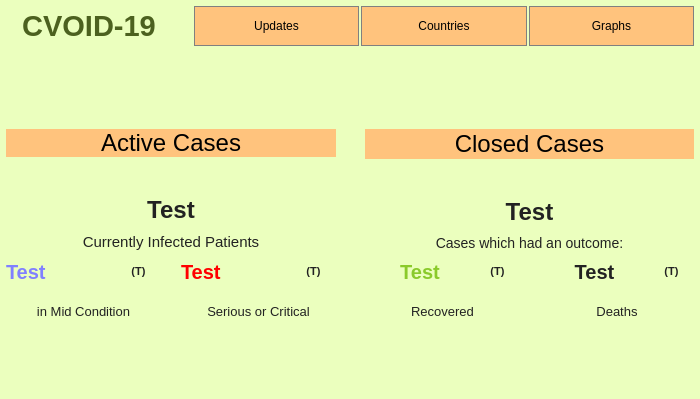
<?xml version="1.0" encoding="UTF-8"?>
<ui version="4.0">
 <class>Update</class>
 <widget class="QMainWindow" name="Update">
  <property name="geometry">
   <rect>
    <x>0</x>
    <y>0</y>
    <width>700</width>
    <height>399</height>
   </rect>
  </property>
  <property name="minimumSize">
   <size>
    <width>700</width>
    <height>399</height>
   </size>
  </property>
  <property name="maximumSize">
   <size>
    <width>700</width>
    <height>399</height>
   </size>
  </property>
  <property name="windowTitle">
   <string>MainWindow</string>
  </property>
  <property name="styleSheet">
   <string notr="true">background-color: rgb(235, 255, 190)</string>
  </property>
  <widget class="QWidget" name="centralwidget">
   <layout class="QVBoxLayout" name="verticalLayout_17">
    <property name="spacing">
     <number>9</number>
    </property>
    <property name="leftMargin">
     <number>6</number>
    </property>
    <property name="topMargin">
     <number>6</number>
    </property>
    <property name="rightMargin">
     <number>6</number>
    </property>
    <property name="bottomMargin">
     <number>6</number>
    </property>
    <item>
     <layout class="QHBoxLayout" name="horizontalLayout">
      <property name="spacing">
       <number>2</number>
      </property>
      <item>
       <widget class="QLabel" name="label">
        <property name="minimumSize">
         <size>
          <width>150</width>
          <height>40</height>
         </size>
        </property>
        <property name="maximumSize">
         <size>
          <width>16777215</width>
          <height>16777215</height>
         </size>
        </property>
        <property name="text">
         <string>&lt;html&gt;&lt;head/&gt;&lt;body&gt;&lt;p align=&quot;center&quot;&gt;&lt;span style=&quot; font-size:22pt; font-weight:600; color:#4c611f;&quot;&gt;CVOID-19&lt;/span&gt;&lt;/p&gt;&lt;/body&gt;&lt;/html&gt;</string>
        </property>
       </widget>
      </item>
      <item>
       <spacer name="horizontalSpacer">
        <property name="orientation">
         <enum>Qt::Horizontal</enum>
        </property>
        <property name="sizeType">
         <enum>QSizePolicy::Fixed</enum>
        </property>
        <property name="sizeHint" stdset="0">
         <size>
          <width>20</width>
          <height>20</height>
         </size>
        </property>
       </spacer>
      </item>
      <item>
       <widget class="QPushButton" name="pushButton_3">
        <property name="minimumSize">
         <size>
          <width>110</width>
          <height>40</height>
         </size>
        </property>
        <property name="styleSheet">
         <string notr="true">QPushButton {
  background-color:rgb(255, 195, 125);
  color: black;
  border: 1px solid gray;
}

QPushButton:pressed {
    background-color: qlineargradient(x1: 0, y1: 0, x2: 0, y2: 1,
                                      stop: 0 rgb(188, 143, 92), stop: 1 #ffc37d );
}
QPushButton:hover:!pressed {
    background-color: qlineargradient(x1: 0, y1: 0, x2: 0, y2: 1,
                                      stop: 0 rgb(227, 173, 111), stop: 1 #ffc37d);
}</string>
        </property>
        <property name="text">
         <string>Updates</string>
        </property>
       </widget>
      </item>
      <item>
       <widget class="QPushButton" name="pushButton_9">
        <property name="minimumSize">
         <size>
          <width>110</width>
          <height>40</height>
         </size>
        </property>
        <property name="styleSheet">
         <string notr="true">QPushButton {
  background-color:rgb(255, 195, 125);
  color: black;
  border: 1px solid gray;
}

QPushButton:pressed {
    background-color: qlineargradient(x1: 0, y1: 0, x2: 0, y2: 1,
                                      stop: 0 rgb(188, 143, 92), stop: 1 #ffc37d );
}
QPushButton:hover:!pressed {
    background-color: qlineargradient(x1: 0, y1: 0, x2: 0, y2: 1,
                                      stop: 0 rgb(227, 173, 111), stop: 1 #ffc37d);
}</string>
        </property>
        <property name="text">
         <string>Countries</string>
        </property>
       </widget>
      </item>
      <item>
       <widget class="QPushButton" name="pushButton_2">
        <property name="minimumSize">
         <size>
          <width>110</width>
          <height>40</height>
         </size>
        </property>
        <property name="styleSheet">
         <string notr="true">QPushButton {
  background-color:rgb(255, 195, 125);
  color: black;
  border: 1px solid gray;
}

QPushButton:pressed {
    background-color: qlineargradient(x1: 0, y1: 0, x2: 0, y2: 1,
                                      stop: 0 rgb(188, 143, 92), stop: 1 #ffc37d );
}
QPushButton:hover:!pressed {
    background-color: qlineargradient(x1: 0, y1: 0, x2: 0, y2: 1,
                                      stop: 0 rgb(227, 173, 111), stop: 1 #ffc37d);
}</string>
        </property>
        <property name="text">
         <string>Graphs</string>
        </property>
       </widget>
      </item>
     </layout>
    </item>
    <item>
     <layout class="QVBoxLayout" name="verticalLayout_16">
      <item>
       <spacer name="verticalSpacer_4">
        <property name="orientation">
         <enum>Qt::Vertical</enum>
        </property>
        <property name="sizeHint" stdset="0">
         <size>
          <width>20</width>
          <height>40</height>
         </size>
        </property>
       </spacer>
      </item>
      <item>
       <layout class="QHBoxLayout" name="horizontalLayout_11">
        <item>
         <layout class="QVBoxLayout" name="verticalLayout_5">
          <item>
           <widget class="QLabel" name="label_10">
            <property name="styleSheet">
             <string notr="true">font-size:30px;
text-transform: uppercase;
font-weight: 100;
  background-color:rgb(255, 195, 125);</string>
            </property>
            <property name="text">
             <string>&lt;html&gt;&lt;head/&gt;&lt;body&gt;&lt;p align=&quot;center&quot;&gt;&lt;span style=&quot; font-size:18pt;&quot;&gt;Active Cases&lt;/span&gt;&lt;/p&gt;&lt;/body&gt;&lt;/html&gt;</string>
            </property>
           </widget>
          </item>
          <item>
           <spacer name="verticalSpacer">
            <property name="orientation">
             <enum>Qt::Vertical</enum>
            </property>
            <property name="sizeType">
             <enum>QSizePolicy::Fixed</enum>
            </property>
            <property name="sizeHint" stdset="0">
             <size>
              <width>20</width>
              <height>30</height>
             </size>
            </property>
           </spacer>
          </item>
          <item>
           <layout class="QVBoxLayout" name="verticalLayout_4">
            <item>
             <layout class="QVBoxLayout" name="verticalLayout_3">
              <item>
               <widget class="QLabel" name="label_8">
                <property name="styleSheet">
                 <string notr="true">font-size: 24px;
font-weight: bold;
color: #222;
qproperty-alignment: AlignCenter;</string>
                </property>
                <property name="text">
                 <string>&lt;html&gt;&lt;head/&gt;&lt;body&gt;&lt;p align=&quot;center&quot;&gt;&lt;span style=&quot; font-size:18pt;&quot;&gt;Test&lt;/span&gt;&lt;/p&gt;&lt;/body&gt;&lt;/html&gt;</string>
                </property>
               </widget>
              </item>
              <item>
               <widget class="QLabel" name="label_9">
                <property name="styleSheet">
                 <string notr="true">font-size: 14px;
color: #222;
</string>
                </property>
                <property name="text">
                 <string>&lt;html&gt;&lt;head/&gt;&lt;body&gt;&lt;p align=&quot;center&quot;&gt;&lt;span style=&quot; font-size:11pt;&quot;&gt;Currently Infected Patients&lt;/span&gt;&lt;/p&gt;&lt;/body&gt;&lt;/html&gt;</string>
                </property>
               </widget>
              </item>
             </layout>
            </item>
            <item>
             <layout class="QHBoxLayout" name="horizontalLayout_4">
              <property name="spacing">
               <number>20</number>
              </property>
              <item>
               <layout class="QVBoxLayout" name="verticalLayout">
                <item>
                 <layout class="QHBoxLayout" name="horizontalLayout_2">
                  <property name="spacing">
                   <number>0</number>
                  </property>
                  <item>
                   <widget class="QLabel" name="label_2">
                    <property name="minimumSize">
                     <size>
                      <width>60</width>
                      <height>0</height>
                     </size>
                    </property>
                    <property name="styleSheet">
                     <string notr="true">font-weight: 700;
font-size: 20px;
font-weight: bold;
color: #8080FF;
qproperty-alignment: AlignCenter;</string>
                    </property>
                    <property name="text">
                     <string>&lt;html&gt;&lt;head/&gt;&lt;body&gt;&lt;p&gt;&lt;span style=&quot; font-size:15pt;&quot;&gt;Test&lt;/span&gt;&lt;/p&gt;&lt;/body&gt;&lt;/html&gt;</string>
                    </property>
                   </widget>
                  </item>
                  <item>
                   <widget class="QLabel" name="label_3">
                    <property name="maximumSize">
                     <size>
                      <width>45</width>
                      <height>16777215</height>
                     </size>
                    </property>
                    <property name="styleSheet">
                     <string notr="true">font-size: 10px;
color: #222;
font-weight: 700;
qproperty-alignment: AlignCenter;</string>
                    </property>
                    <property name="text">
                     <string>&lt;html&gt;&lt;head/&gt;&lt;body&gt;&lt;p align=&quot;center&quot;&gt;&lt;span style=&quot; font-size:8pt;&quot;&gt;(T)&lt;/span&gt;&lt;/p&gt;&lt;/body&gt;&lt;/html&gt;</string>
                    </property>
                   </widget>
                  </item>
                 </layout>
                </item>
                <item>
                 <widget class="QLabel" name="label_6">
                  <property name="styleSheet">
                   <string notr="true">font-size: 13px;
color: #222;</string>
                  </property>
                  <property name="text">
                   <string>&lt;html&gt;&lt;head/&gt;&lt;body&gt;&lt;p align=&quot;center&quot;&gt;in Mid Condition&lt;/p&gt;&lt;/body&gt;&lt;/html&gt;</string>
                  </property>
                 </widget>
                </item>
               </layout>
              </item>
              <item>
               <layout class="QVBoxLayout" name="verticalLayout_2">
                <item>
                 <layout class="QHBoxLayout" name="horizontalLayout_3">
                  <property name="spacing">
                   <number>0</number>
                  </property>
                  <item>
                   <widget class="QLabel" name="label_4">
                    <property name="minimumSize">
                     <size>
                      <width>60</width>
                      <height>0</height>
                     </size>
                    </property>
                    <property name="styleSheet">
                     <string notr="true">font-weight: 700;
font-size: 20px;
font-weight: bold;
color: red;
qproperty-alignment: AlignCenter;</string>
                    </property>
                    <property name="text">
                     <string>&lt;html&gt;&lt;head/&gt;&lt;body&gt;&lt;p&gt;&lt;span style=&quot; font-size:15pt;&quot;&gt;Test&lt;/span&gt;&lt;/p&gt;&lt;/body&gt;&lt;/html&gt;</string>
                    </property>
                   </widget>
                  </item>
                  <item>
                   <widget class="QLabel" name="label_5">
                    <property name="maximumSize">
                     <size>
                      <width>45</width>
                      <height>16777215</height>
                     </size>
                    </property>
                    <property name="styleSheet">
                     <string notr="true">font-size: 10px;
color: #222;
font-weight: 700;
qproperty-alignment: AlignCenter;</string>
                    </property>
                    <property name="text">
                     <string>&lt;html&gt;&lt;head/&gt;&lt;body&gt;&lt;p align=&quot;center&quot;&gt;&lt;span style=&quot; font-size:8pt;&quot;&gt;(T)&lt;/span&gt;&lt;/p&gt;&lt;/body&gt;&lt;/html&gt;</string>
                    </property>
                   </widget>
                  </item>
                 </layout>
                </item>
                <item>
                 <widget class="QLabel" name="label_7">
                  <property name="styleSheet">
                   <string notr="true">font-size: 13px;
color: #222;
</string>
                  </property>
                  <property name="text">
                   <string>&lt;html&gt;&lt;head/&gt;&lt;body&gt;&lt;p align=&quot;center&quot;&gt;&lt;span style=&quot; font-size:10pt;&quot;&gt;Serious or Critical&lt;/span&gt;&lt;/p&gt;&lt;/body&gt;&lt;/html&gt;</string>
                  </property>
                 </widget>
                </item>
               </layout>
              </item>
             </layout>
            </item>
           </layout>
          </item>
         </layout>
        </item>
        <item>
         <spacer name="horizontalSpacer_2">
          <property name="orientation">
           <enum>Qt::Horizontal</enum>
          </property>
          <property name="sizeType">
           <enum>QSizePolicy::Fixed</enum>
          </property>
          <property name="sizeHint" stdset="0">
           <size>
            <width>20</width>
            <height>20</height>
           </size>
          </property>
         </spacer>
        </item>
        <item>
         <layout class="QVBoxLayout" name="verticalLayout_11">
          <item>
           <widget class="QLabel" name="label_20">
            <property name="styleSheet">
             <string notr="true">font-size:30px;
text-transform: uppercase;
font-weight: 100;
  background-color:rgb(255, 195, 125);</string>
            </property>
            <property name="text">
             <string>&lt;html&gt;&lt;head/&gt;&lt;body&gt;&lt;p align=&quot;center&quot;&gt;&lt;span style=&quot; font-size:18pt;&quot;&gt;Closed Cases&lt;/span&gt;&lt;/p&gt;&lt;/body&gt;&lt;/html&gt;</string>
            </property>
           </widget>
          </item>
          <item>
           <spacer name="verticalSpacer_3">
            <property name="orientation">
             <enum>Qt::Vertical</enum>
            </property>
            <property name="sizeType">
             <enum>QSizePolicy::Fixed</enum>
            </property>
            <property name="sizeHint" stdset="0">
             <size>
              <width>20</width>
              <height>30</height>
             </size>
            </property>
           </spacer>
          </item>
          <item>
           <layout class="QVBoxLayout" name="verticalLayout_12">
            <item>
             <layout class="QVBoxLayout" name="verticalLayout_13">
              <item>
               <widget class="QLabel" name="label_21">
                <property name="styleSheet">
                 <string notr="true">font-size: 24px;
font-weight: bold;
color: #222;
qproperty-alignment: AlignCenter;</string>
                </property>
                <property name="text">
                 <string>&lt;html&gt;&lt;head/&gt;&lt;body&gt;&lt;p align=&quot;center&quot;&gt;&lt;span style=&quot; font-size:18pt;&quot;&gt;Test&lt;/span&gt;&lt;/p&gt;&lt;/body&gt;&lt;/html&gt;</string>
                </property>
               </widget>
              </item>
              <item>
               <widget class="QLabel" name="label_22">
                <property name="styleSheet">
                 <string notr="true">font-size: 14px;
color: #222;

</string>
                </property>
                <property name="text">
                 <string>&lt;html&gt;&lt;head/&gt;&lt;body&gt;&lt;p align=&quot;center&quot;&gt;Cases which had an outcome:&lt;/p&gt;&lt;/body&gt;&lt;/html&gt;</string>
                </property>
               </widget>
              </item>
             </layout>
            </item>
            <item>
             <layout class="QHBoxLayout" name="horizontalLayout_8">
              <property name="spacing">
               <number>20</number>
              </property>
              <item>
               <layout class="QVBoxLayout" name="verticalLayout_14">
                <item>
                 <layout class="QHBoxLayout" name="horizontalLayout_9">
                  <property name="spacing">
                   <number>0</number>
                  </property>
                  <item>
                   <widget class="QLabel" name="label_23">
                    <property name="minimumSize">
                     <size>
                      <width>60</width>
                      <height>0</height>
                     </size>
                    </property>
                    <property name="styleSheet">
                     <string notr="true">font-weight: 700;
font-size: 20px;
font-weight: bold;
color: #8ACA2B;
qproperty-alignment: AlignCenter;</string>
                    </property>
                    <property name="text">
                     <string>&lt;html&gt;&lt;head/&gt;&lt;body&gt;&lt;p align=&quot;center&quot;&gt;&lt;span style=&quot; font-size:15pt;&quot;&gt;Test&lt;/span&gt;&lt;/p&gt;&lt;/body&gt;&lt;/html&gt;</string>
                    </property>
                   </widget>
                  </item>
                  <item>
                   <widget class="QLabel" name="label_24">
                    <property name="maximumSize">
                     <size>
                      <width>45</width>
                      <height>16777215</height>
                     </size>
                    </property>
                    <property name="styleSheet">
                     <string notr="true">font-size: 10px;
color: #222;
font-weight: 700;
qproperty-alignment: AlignCenter;</string>
                    </property>
                    <property name="text">
                     <string>&lt;html&gt;&lt;head/&gt;&lt;body&gt;&lt;p align=&quot;center&quot;&gt;&lt;span style=&quot; font-size:8pt;&quot;&gt;(T)&lt;/span&gt;&lt;/p&gt;&lt;/body&gt;&lt;/html&gt;</string>
                    </property>
                   </widget>
                  </item>
                 </layout>
                </item>
                <item>
                 <widget class="QLabel" name="label_25">
                  <property name="styleSheet">
                   <string notr="true">font-size: 13px;
color: #222;</string>
                  </property>
                  <property name="text">
                   <string>&lt;html&gt;&lt;head/&gt;&lt;body&gt;&lt;p align=&quot;center&quot;&gt;Recovered&lt;/p&gt;&lt;/body&gt;&lt;/html&gt;</string>
                  </property>
                 </widget>
                </item>
               </layout>
              </item>
              <item>
               <layout class="QVBoxLayout" name="verticalLayout_15">
                <item>
                 <layout class="QHBoxLayout" name="horizontalLayout_10">
                  <property name="spacing">
                   <number>0</number>
                  </property>
                  <item>
                   <widget class="QLabel" name="label_26">
                    <property name="minimumSize">
                     <size>
                      <width>60</width>
                      <height>0</height>
                     </size>
                    </property>
                    <property name="styleSheet">
                     <string notr="true">font-weight: 700;
font-size: 20px;
font-weight: bold;
color:#222;
qproperty-alignment: AlignCenter;</string>
                    </property>
                    <property name="text">
                     <string>&lt;html&gt;&lt;head/&gt;&lt;body&gt;&lt;p align=&quot;center&quot;&gt;&lt;span style=&quot; font-size:15pt;&quot;&gt;Test&lt;/span&gt;&lt;/p&gt;&lt;/body&gt;&lt;/html&gt;</string>
                    </property>
                   </widget>
                  </item>
                  <item>
                   <widget class="QLabel" name="label_27">
                    <property name="maximumSize">
                     <size>
                      <width>45</width>
                      <height>16777215</height>
                     </size>
                    </property>
                    <property name="styleSheet">
                     <string notr="true">font-size: 10px;
color: #222;
font-weight: 700;
qproperty-alignment: AlignCenter;</string>
                    </property>
                    <property name="text">
                     <string>&lt;html&gt;&lt;head/&gt;&lt;body&gt;&lt;p align=&quot;center&quot;&gt;&lt;span style=&quot; font-size:8pt;&quot;&gt;(T)&lt;/span&gt;&lt;/p&gt;&lt;/body&gt;&lt;/html&gt;</string>
                    </property>
                   </widget>
                  </item>
                 </layout>
                </item>
                <item>
                 <widget class="QLabel" name="label_28">
                  <property name="styleSheet">
                   <string notr="true">font-size: 13px;
color: #222;
</string>
                  </property>
                  <property name="text">
                   <string>&lt;html&gt;&lt;head/&gt;&lt;body&gt;&lt;p align=&quot;center&quot;&gt;Deaths&lt;/p&gt;&lt;/body&gt;&lt;/html&gt;</string>
                  </property>
                 </widget>
                </item>
               </layout>
              </item>
             </layout>
            </item>
           </layout>
          </item>
         </layout>
        </item>
       </layout>
      </item>
      <item>
       <spacer name="verticalSpacer_5">
        <property name="orientation">
         <enum>Qt::Vertical</enum>
        </property>
        <property name="sizeHint" stdset="0">
         <size>
          <width>20</width>
          <height>40</height>
         </size>
        </property>
       </spacer>
      </item>
     </layout>
    </item>
   </layout>
  </widget>
 </widget>
 <resources/>
 <connections/>
</ui>
